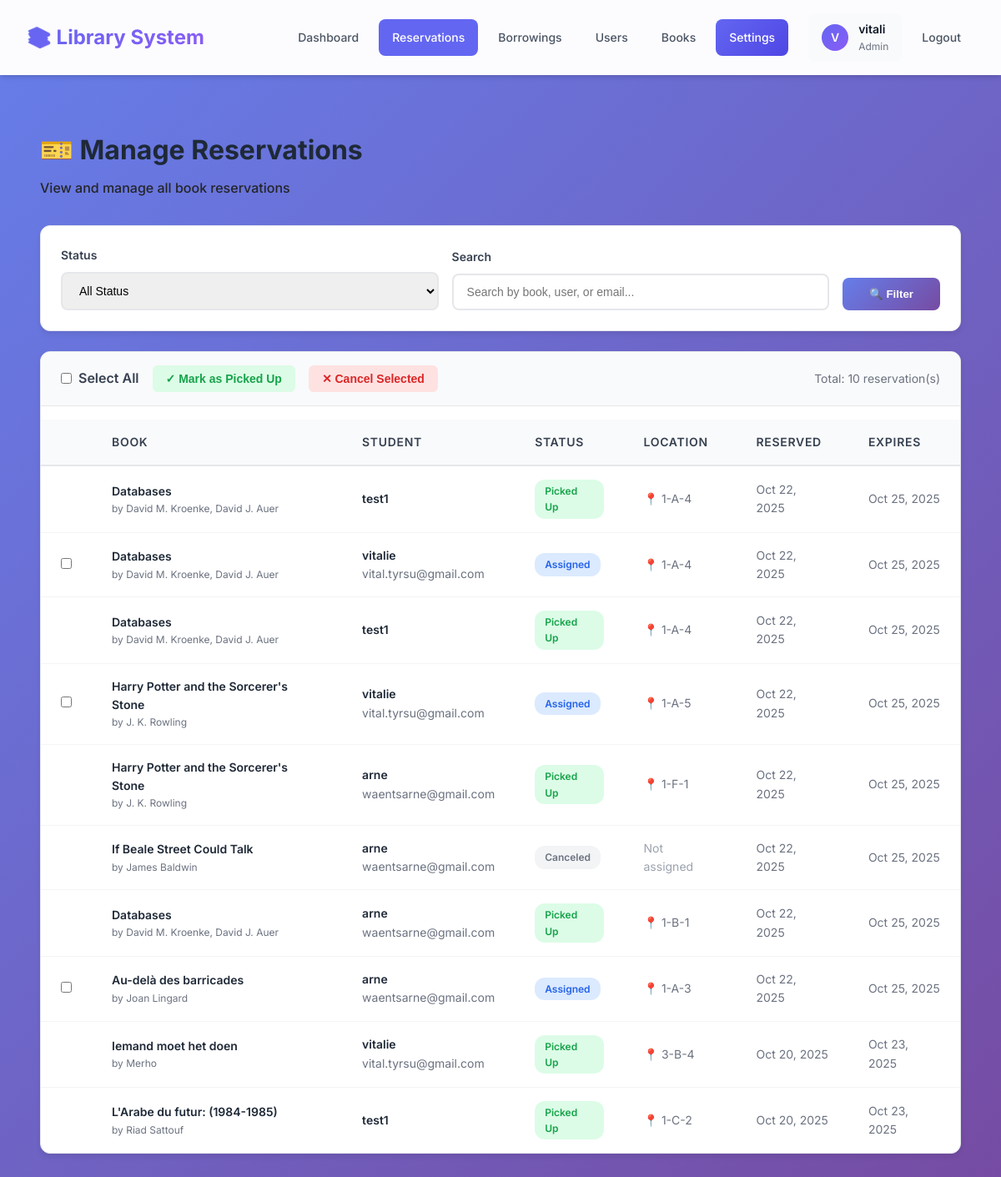
The app's page /admin-dashboard/reservations/ (signed in), older data.
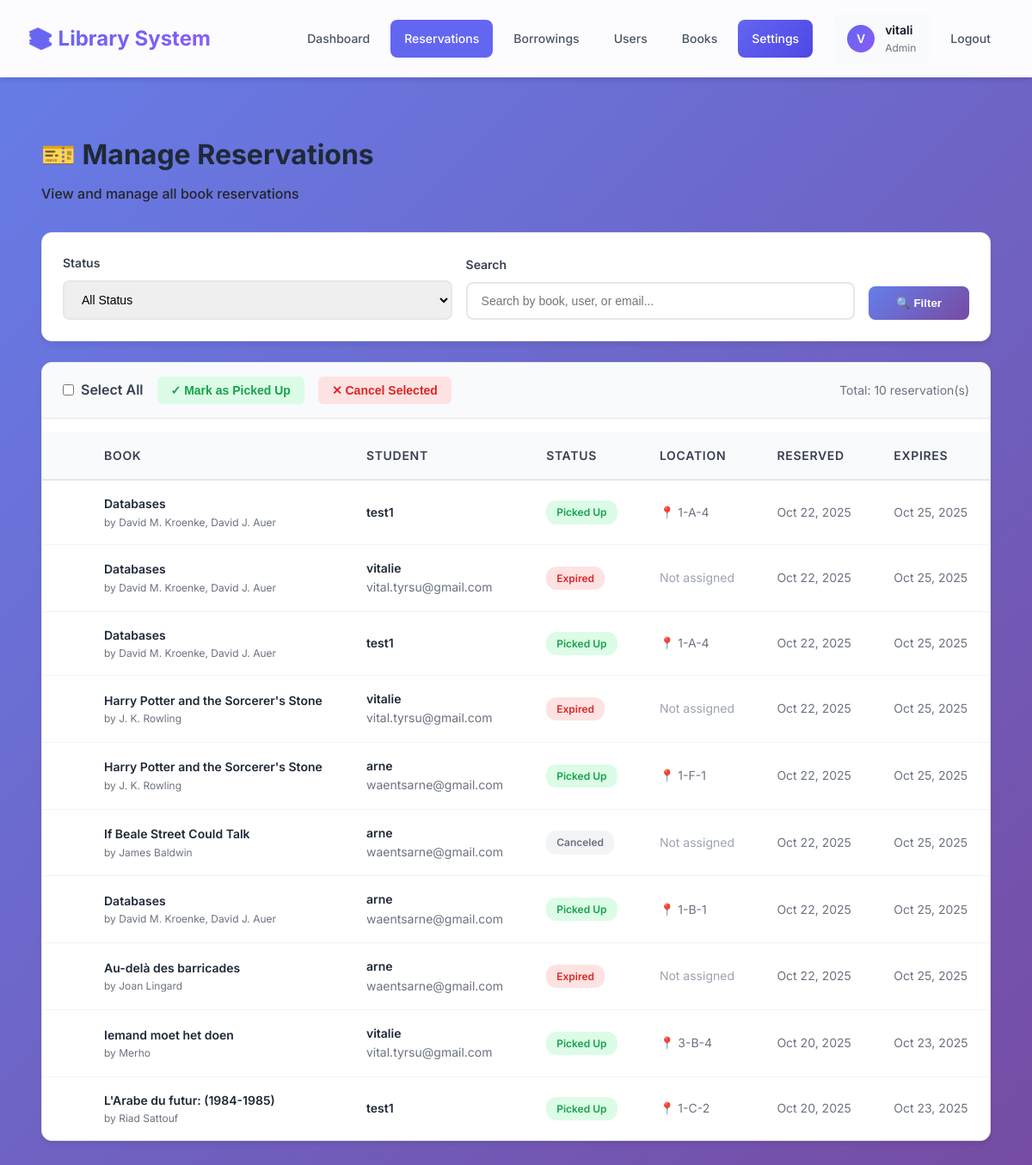
The same page, newer data.
### library/models.py (models this page shows, shortened)
class User(AbstractUser):
    ROLE_CHOICES = (
        ('student', 'Student'),
        ('teacher', 'Teacher'),
        ('admin', 'Admin'),
    )
    role = models.CharField(max_length=7, choices=ROLE_CHOICES, default='student')
    objects = UserManager()
    class Meta:
        db_table = 'users'

class Reservation(models.Model):
    STATUS_CHOICES = (
        ('pending', 'Pending'),
        ('assigned', 'Assigned'),
        ('picked_up', 'Picked Up'),
        ('expired', 'Expired'),
        ('canceled', 'Canceled'),
    )
    user = models.ForeignKey(User, on_delete=models.CASCADE)
    book = models.ForeignKey(Book, on_delete=models.CASCADE)
    copy = models.ForeignKey(BookCopy, on_delete=models.SET_NULL, null=True, blank=True)
    reservation_date = models.DateTimeField(auto_now_add=True)
    expiration_date = models.DateTimeField(null=True, blank=True)
    status = models.CharField(max_length=10, choices=STATUS_CHOICES, default='pending')
    class Meta:
        db_table = 'reservations'
        indexes = [
            models.Index(fields=['status'], name='reservation_status_idx'),  # For filtering by status
            models.Index(fields=['user', 'status'], name='reservation_user_status_idx'),  # For user's reservations
            models.Index(fields=['expiration_date'], name='reservation_expiry_idx'),  # For expiry checks
            models.Index(fields=['book', 'status'], name='reservation_book_status_idx'),  # For book availability
        ]

class Book(models.Model):
    title = models.CharField(max_length=255)
    author = models.CharField(max_length=255, null=True, blank=True, unique=True)
    publication_year = models.IntegerField(null=True, blank=True)
    genre = models.CharField(max_length=50, null=True, blank=True)
    isbn = models.CharField(max_length=13, null=True, blank=True, unique=True)
    cover_image = models.ImageField(upload_to='book_covers/', blank=True, null=True)
    class Meta:
        db_table = 'books'
        indexes = [
            models.Index(fields=['title'], name='book_title_idx'),  # For search queries
            models.Index(fields=['author'], name='book_author_idx'),  # For search queries
            models.Index(fields=['genre'], name='book_genre_idx'),  # For genre filtering
        ]

class BookCopy(models.Model):
    CONDITION_CHOICES = (
        ('new', 'New'),
        ('good', 'Good'),
        ('fair', 'Fair'),
        ('poor', 'Poor'),
        ('lost', 'Lost'),  # Permanently unavailable
    )
    book = models.ForeignKey(Book, on_delete=models.CASCADE)
    condition = models.CharField(max_length=50, choices=CONDITION_CHOICES, default='good')
    location = models.CharField(
        max_length=50,
        unique=True,  # Each physical location can only hold one book copy
        validators=[RegexValidator(regex=r'^\d+-[A-Z]-\d+$', message='Format must be like "1-A-12"')],
        help_text='Physical shelf location (e.g., 1-A-12). Must be unique across all book copies.'
    )
    lost_date = models.DateTimeField(null=True, blank=True, help_text='Date when book was marked as lost')
    lost_reason = models.TextField(null=True, blank=True, help_text='Reason why book was marked as lost')
    class Meta:
        db_table = 'book_copies'
        indexes = [
            models.Index(fields=['book'], name='bookcopy_book_idx'),  # For finding copies of a book
            models.Index(fields=['condition'], name='bookcopy_condition_idx'),  # For filtering lost books
        ]

### library/views.py (the view, shortened to what this page needs)
# urls.py: path('admin-dashboard/reservations/', views.admin_reservations, name='admin_reservations'),
@login_required(login_url='student_login')
def admin_reservations(request):
    if not request.user.is_staff:
        messages.error(request, 'You do not have permission to access this page.')
        return redirect('book_catalog')
    status_filter = request.GET.get('status', 'all')
    search_query = request.GET.get('search', '')
    user_filter = request.GET.get('user', '')  # Filter by specific user
    reservations = Reservation.objects.select_related(
        'user', 'book', 'copy'
    ).order_by('-reservation_date')
    if user_filter:
        reservations = reservations.filter(user_id=user_filter)
    if status_filter != 'all':
        reservations = reservations.filter(status=status_filter)
    if search_query:
        reservations = reservations.filter(
            Q(book__title__icontains=search_query) |
            Q(user__username__icontains=search_query) |
            Q(user__email__icontains=search_query)
        )
    paginator = Paginator(reservations, 20)
    page = request.GET.get('page', 1)
    try:
        reservations_page = paginator.page(page)
    except PageNotAnInteger:
        reservations_page = paginator.page(1)
    except EmptyPage:
        reservations_page = paginator.page(paginator.num_pages)
    context = {
        'reservations': reservations_page,
        'status_filter': status_filter,
        'search_query': search_query,
        'total_count': reservations.count(),
    }
    return render(request, 'library/admin_reservations.html', context)

### library/templates/library/admin_reservations.html (shortened to what this page needs)
{% extends 'library/base.html' %}
{% load static %}
{% block content %}
<div class="admin-page">
    <div class="page-header">
        <h1>🎫 Manage Reservations</h1>
        <p class="dashboard-subtitle">View and manage all book reservations</p>
    </div>
    <div class="filter-bar">
        <form method="GET" action="">
            <div class="filter-row">
                <div class="filter-group">
                    <label class="filter-label">Status</label>
                    <select name="status" class="filter-select">
                        <option value="all" {% if status_filter == 'all' %}selected{% endif %}>All Status</option>
                    </select>
                </div>
                <div class="filter-group">
                    <label class="filter-label">Search</label>
                    <input type="text" name="search" class="filter-input"
                           placeholder="Search by book, user, or email..."
                           value="{{ search_query }}">
                </div>
                <div>
                    <button type="submit" class="filter-btn">🔍 Filter</button>
                </div>
            </div>
        </form>
    </div>
    <div class="table-container">
        <form method="POST" action="" id="bulkForm">
            <div class="bulk-actions-bar">
                <label class="bulk-select-all">
                    <input type="checkbox" id="selectAll">
                    Select All
                </label>
                <button type="button" class="bulk-action-btn success"
                        onclick="submitBulkAction('mark_picked_up')">
                    ✓ Mark as Picked Up
                </button>
                <button type="button" class="bulk-action-btn danger"
                        onclick="submitBulkAction('cancel')">
                    ✕ Cancel Selected
                </button>
                <span style="margin-left: auto; color: #6b7280; font-size: 0.875rem;">
                    Total: {{ total_count }} reservation(s)
                </span>
            </div>
            {% if reservations %}
                <table class="reservations-table">
                    <thead>
                        <tr>
                            <th style="width: 40px;"></th>
                            <th>Book</th>
                            <th>Student</th>
                            <th>Status</th>
                            <th>Location</th>
                            <th>Reserved</th>
                            <th>Expires</th>
                        </tr>
                    </thead>
                    <tbody>
                        {% for reservation in reservations %}
                            {% if reservation.status in 'pending,assigned' %}
                            <tr class="clickable" onclick="toggleRow(this, '{{ reservation.id }}')" data-reservation-id="{{ reservation.id }}">
                            {% else %}
                            <tr data-reservation-id="{{ reservation.id }}">
                            {% endif %}
                                <td onclick="event.stopPropagation();">
                                    {% if reservation.status in 'pending,assigned' %}
                                        <input type="checkbox" name="reservation_ids"
                                               value="{{ reservation.id }}" class="reservation-checkbox"
                                               id="checkbox-{{ reservation.id }}">
                                    {% endif %}
                                </td>
                                <td>
                                    <div class="book-title">{{ reservation.book.title }}</div>
                                    <div class="user-info" style="font-size: 0.75rem;">
                                        by {{ reservation.book.author }}
                                    </div>
                                </td>
                                <td>
                                    <div class="book-title">{{ reservation.user.username }}</div>
                                    {% if reservation.user.email %}
                                        <div class="user-info">{{ reservation.user.email }}</div>
                                    {% endif %}
                                </td>
                                <td>
                                    <span class="status-badge {{ reservation.status }}">
                                        {{ reservation.get_status_display }}
                                    </span>
                                </td>
                                <td>
                                    {% if reservation.copy %}
                                        <span class="location-info">
                                            📍 {{ reservation.copy.location }}
                                        </span>
                                    {% else %}
                                        <span style="color: #9ca3af;">Not assigned</span>
                                    {% endif %}
                                </td>
                                <td>
                                    <span style="color: #6b7280;">
                                        {{ reservation.reservation_date|date:"M d, Y" }}
                                    </span>
                                </td>
                                <td>
                                    {% if reservation.expiration_date %}
                                        <span style="color: #6b7280;">
                                            {{ reservation.expiration_date|date:"M d, Y" }}
                                        </span>
                                    {% else %}
                                        <span style="color: #9ca3af;">—</span>
                                    {% endif %}
                                </td>
                            </tr>
                        {% endfor %}
                    </tbody>
                </table>
            {% else %}
                <div class="empty-state">
                    <div class="empty-state-icon">📭</div>
                    <h3>No reservations found</h3>
                    <p>Try adjusting your filters or search query.</p>
                </div>
            {% endif %}
        </form>
    </div>
</div>
{% endblock %}

### library/templates/library/base.html (shortened to what this page needs)
<!DOCTYPE html>
<html lang="en">
<head>
</head>
<body>
    {% if user.is_authenticated %}
    <nav class="navbar">
        <div class="navbar-container">
            <a href="{% url 'book_catalog' %}" class="navbar-brand">
                <h1>📚 Library System</h1>
            </a>
            <nav class="nav-menu" id="navMenu">
                {% if user.is_staff %}
                    <a href="{% url 'admin_dashboard' %}" class="nav-link {% if request.resolver_match.url_name == 'admin_dashboard' %}active{% endif %}">
                        <span>Dashboard</span>
                    </a>
                    <a href="{% url 'admin_reservations' %}" class="nav-link {% if request.resolver_match.url_name == 'admin_reservations' %}active{% endif %}">
                        <span>Reservations</span>
                    </a>
                    <a href="{% url 'admin_borrowings' %}" class="nav-link {% if request.resolver_match.url_name == 'admin_borrowings' %}active{% endif %}">
                        <span>Borrowings</span>
                    </a>
                    <a href="{% url 'admin_users' %}" class="nav-link {% if request.resolver_match.url_name in 'admin_users,admin_user_detail' %}active{% endif %}">
                        <span>Users</span>
                    </a>
                    <a href="{% url 'book_catalog' %}" class="nav-link {% if request.resolver_match.url_name == 'book_catalog' %}active{% endif %}">
                        <span>Books</span>
                    </a>
                    <a href="/admin/" class="nav-link" style="background: linear-gradient(135deg, #6366f1 0%, #4f46e5 100%); color: white;" title="Book Management & System Settings">
                        <span>Settings</span>
                    </a>
                {% endif %}
                <div class="user-menu">
                    <div class="user-avatar">{{ user.username|slice:":1"|upper }}</div>
                    <div class="user-info">
                        <div class="user-name">{{ user.username }}</div>
                        <div class="user-role">{% if user.is_staff %}Admin{% else %}{{ user.role }}{% endif %}</div>
                    </div>
                </div>
                <a href="{% url 'student_logout' %}" class="nav-link nav-link-logout">
                    <span>Logout</span>
                </a>
            </nav>
        </div>
    </nav>
    {% endif %}
    <div class="container">
        <div id="pageContent" style="animation: fadeIn 0.3s ease;">
        {% block content %}
        {% endblock %}
        </div>
    </div>
</body>
</html>

Row changes from the older to the newer data that the page shows:
changed Reservation (number 2 of 10 on the later page): status "Assigned" → "Expired"; reservation_ids "☐" → (not shown); copy.location "1-A-4" → (not shown); copy_id "📍" → "Not assigned"
changed Reservation (number 4 of 10 on the later page): status "Assigned" → "Expired"; reservation_ids "☐" → (not shown); copy.location "1-A-5" → (not shown); copy_id "📍" → "Not assigned"
changed Reservation "Au-delà des barricades": status "Assigned" → "Expired"; reservation_ids "☐" → (not shown); copy.location "1-A-3" → (not shown); copy_id "📍" → "Not assigned"
